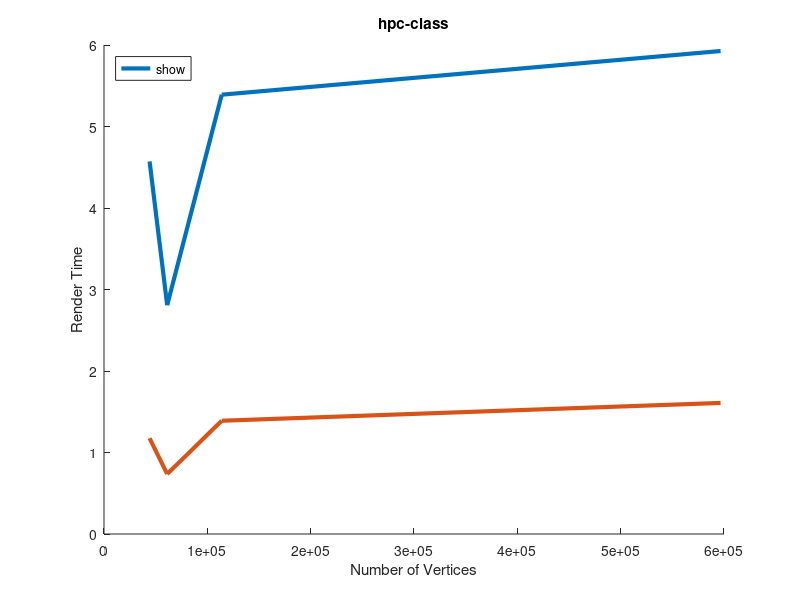

The MATLAB source for this figure:
function single_4K
clear all;
close all;
hold on;

x = [44115 61152 113955 596682];

t0 = [ 4.571170 2.807682 5.390312 5.926197 ];
plot(x, t0, 'LineWidth', 3, 'DisplayName', '3840x2160');
t0 = [ 1.174489 0.736325 1.389596 1.608153 ];
plot(x, t0, 'LineWidth', 3, 'DisplayName', '1920x1080');

title('hpc-class');
xlabel('Number of Vertices');
ylabel('Render Time');
legend('show', 'Location', 'NorthWest');
